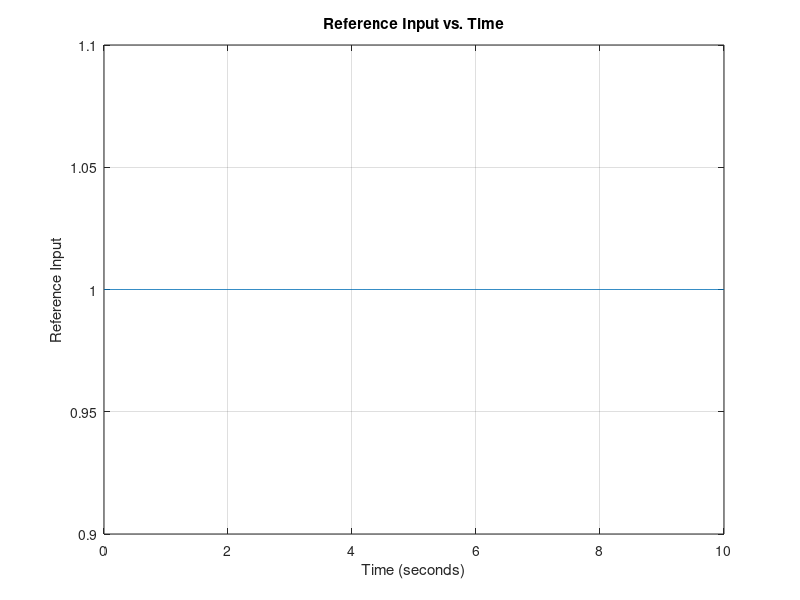
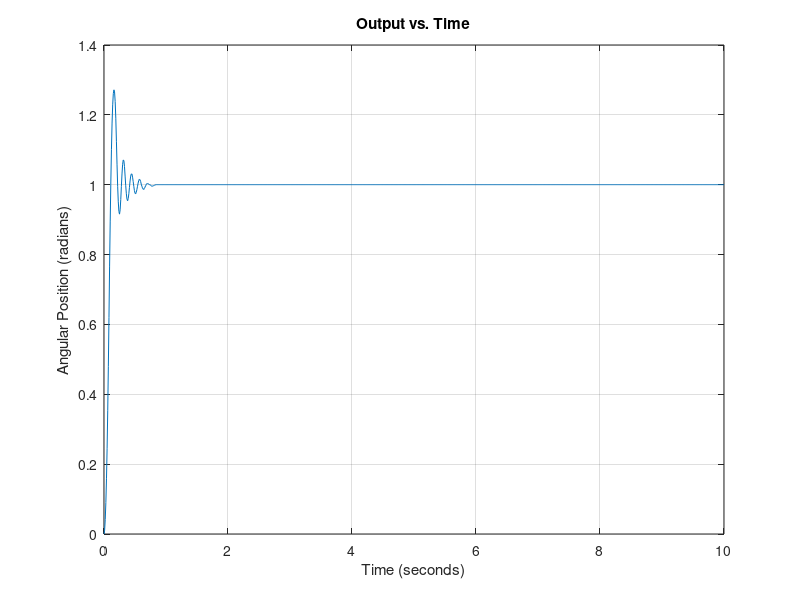

Reproduce these figures in MATLAB, in order. (Note: this script raises an error after producing the figures.)
clear
clc
close all
load('lab2_data_N_5.mat')
% Plot captured data
figure;
plot(T,R)
grid on
title('Reference Input vs. Time');
ylabel('Reference Input');
xlabel('Time (seconds)');

figure;
plot(T,Y)
grid on
title('Output vs. Time');
ylabel('Angular Position (radians)');
xlabel('Time (seconds)');

disp('Plotting complete.')

save('lab2_data_N_5.mat')



